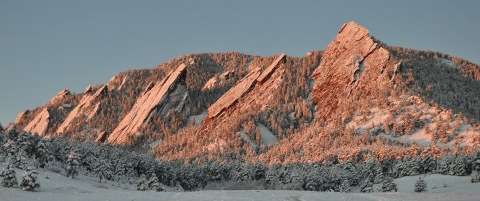
%> input picture mat/photo1.jpg, 480 x 201 px
$ octave --eval "result = compress('photo1.jpg');"   (GNU Octave 9; MATLAB toolbox functions it lacks are replaced by stand-ins)
%> lines starting %> are read from the running program, lines starting %| are printed output that depends on the picture; in (x1, y1, x2, y2) boxes, pixels count from 0 and x2, y2 are one past the last pixel; in counts of white or black regions, pixels touching at a corner belong together; the program's own positions count from 1
function [compressed]=compress(image)
%> called with image = 'photo1.jpg'

%input DST for compression:
dst_matrix=double(imread(image));

% get the dimensions of the matrix
[rows, cols] = size(dst_matrix);
%> rows = 201; cols = 1440

% get the largest dimension for the identity matrix
n = min(rows, cols);
%> n = 201


p = 0.9;
%when p=0 , no data are saved
%when p=1 , all data are saved
for i = 1: n
    for j = 1: n
        if i +j > p *2* n
            dst_matrix (i , j ) =0;
        end
    end
end
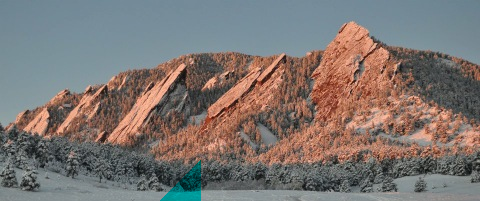
%> dst_matrix: size 201x480x3 double; mean R, G, B 124.9, 117, 113.5

imwrite(dst_matrix, 'dst.jpg');
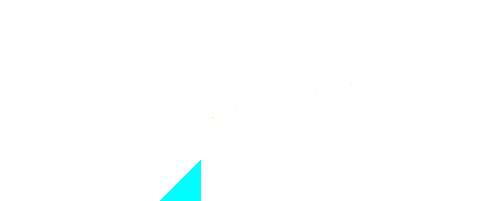
%> saved as dst.jpg: size 201x480x3 uint8; mean R, G, B 252.7, 255, 255
%> (the run ends here)

$ run again, on mat/photo2.jpg
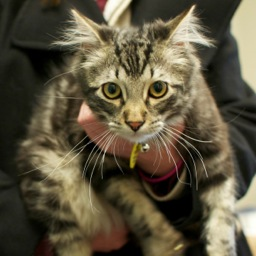
%> input picture mat/photo2.jpg, 256 x 256 px
%> after the loop in compress, `for i = 1: n`:
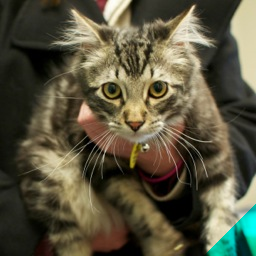
%> dst_matrix: size 256x256x3 double; mean R, G, B 89.6, 84.7, 63.4
%> in compress, `imwrite(dst_matrix, 'dst.jpg');`:
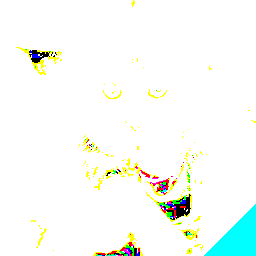
%> saved as dst.jpg: size 256x256x3 uint8; mean R, G, B 246.4, 251.4, 246.2

$ run again, on mat/transposed.jpg
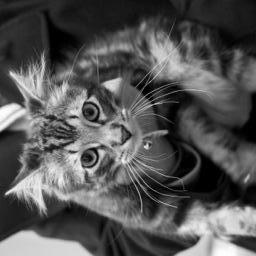
%> input picture mat/transposed.jpg, 256 x 256 px
%> after the loop in compress, `for i = 1: n`:
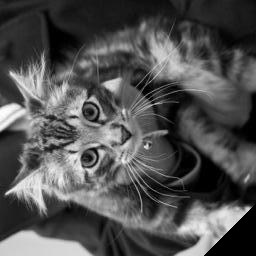
%> dst_matrix: size 256x256 double; min 0, max 255, mean 81.5
%> in compress, `imwrite(dst_matrix, 'dst.jpg');`:
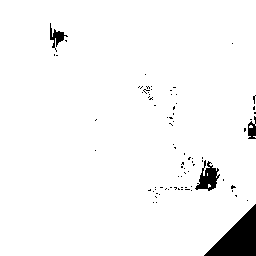
%> saved as dst.jpg: size 256x256 uint8; 96.6% white; 81 black regions (77 under 20 px), largest, box (x1, y1, x2, y2) and area: (204, 204, 256, 256) 1378, (195, 160, 220, 191) 383, (50, 23, 68, 52) 169, (248, 116, 256, 139) 118
